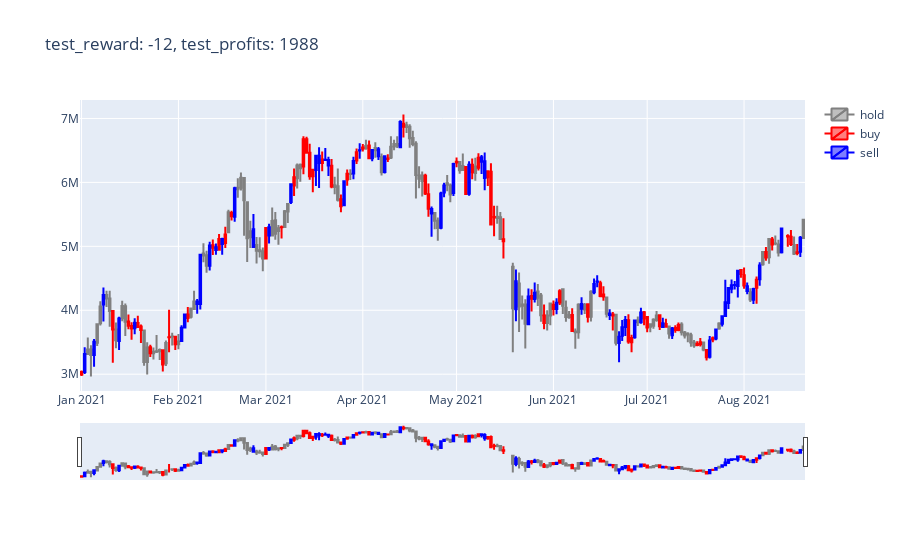

Source (notebook cell):
### Code cell
data = [
    Candlestick(x=test0.index, open=test0['Open'], high=test0['High'], low=test0['Low'], close=test0['Close'], increasing=dict(line=dict(color=act_color0)), decreasing=dict(line=dict(color=act_color0)), name='hold'),
    Candlestick(x=test1.index, open=test1['Open'], high=test1['High'], low=test1['Low'], close=test1['Close'], increasing=dict(line=dict(color=act_color1)), decreasing=dict(line=dict(color=act_color1)), name='buy'),
    Candlestick(x=test2.index, open=test2['Open'], high=test2['High'], low=test2['Low'], close=test2['Close'], increasing=dict(line=dict(color=act_color2)), decreasing=dict(line=dict(color=act_color2)), name='sell')
]

layout = {
    'title': 'test_reward: {}, test_profits: {}'.format(
    int(sum(test_rewards)),
    int(test_profits)
    )
}

figure = Figure(data=data, layout=layout)
iplot(figure)
